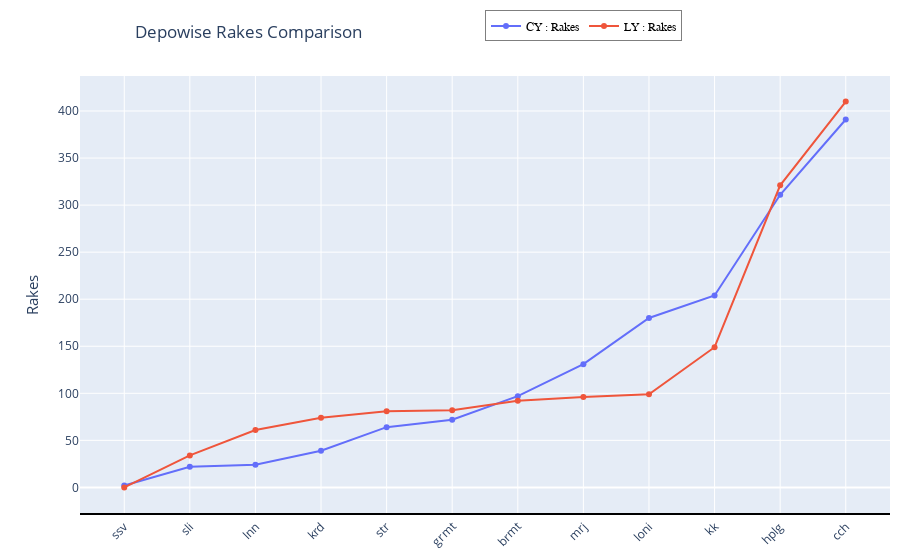

Notebook code cell kept with this figure:
### Code cell
current_year_depowise_yearly_df = class_object.current_year_depowise_df
previous_year_depowose_yearly_df = class_object.previous_year_depowise_df
def yearly_data_comparison_line_plot(feature, current_year_df, previous_year_df, target_df=None):
    current_year_df = current_year_df.sort_values(by=feature)
    previous_year_df = previous_year_df.sort_values(by=feature)
    
    fig = go.Figure()
    
    if feature == 'freight':
        unit = 'Crores'
    elif feature == 'weight':
        unit = 'Tonnes'
    else:
        unit = ' '
    # Add trend lines for each category
    fig.add_trace(
        go.Scatter(x=current_year_df['station_code'],
                y=current_year_df[feature],
                mode='lines+markers',
                showlegend=True,
                name=f'CY : {feature[0].upper()}{feature[1:]}',
                hovertemplate = f'Station: %{{x}}<br>Current Year {feature[0].upper()}{feature[1:]}: %{{y:.2f}} {unit}'
        )
    )
    fig.add_trace(
        go.Scatter(x=current_year_df['station_code'],
                y=previous_year_df[feature],
                mode='lines+markers',
                showlegend=True,
                name=f'LY : {feature[0].upper()}{feature[1:]}',
                hovertemplate = f'Station: %{{x}}<br>Last Year {feature[0].upper()}{feature[1:]}: %{{y:.2f}} {unit}'
        )
    )
    
    # Update figure layout
    fig.update_layout(
        xaxis_tickangle=-45,
        title=f'Depowise {feature[0].upper()}{feature[1:]} Comparison',
        title_x=0.15,# Center title
        yaxis_title=f'{feature[0].upper()}{feature[1:]} {unit}',
        margin=dict(t=10, b=10,r=10),  # Adjust top margin
        legend=dict(
            x=0.50,  # Change the x-coordinate of the legend
            y=1.15, # Change the y-coordinate of the legend
            traceorder='normal',  # Order of the legend items
            font=dict(
                family='sans-serif',
                size=12,
                color='black'
            ),
            bgcolor='rgba(255, 255, 255, 0.5)',  # Background color of the legend
            bordercolor='rgba(0, 0, 0, 0.5)',  # Border color of the legend
            borderwidth=1,  # Border width of the legend
            orientation='h',
        ),
        yaxis=dict(
        title_font=dict(size=15),  # Adjust font size of y-axis title
    ),
    )


    fig.update_xaxes(showline=True, linewidth=2, linecolor='black',)

    return fig.show()


yearly_data_comparison_line_plot('rakes', current_year_depowise_yearly_df , previous_year_depowose_yearly_df)

### Figure 1 — Plotly figure (JSON) as saved in the notebook; plotly's stock layout.template omitted (floating-point values rounded to 4 significant figures)
{"data": [{"hovertemplate": "Station: %{x}<br>Current Year Rakes: %{y:.2f}  ", "mode": "lines+markers", "name": "CY : Rakes", "showlegend": true, "type": "scatter", "x": ["ssv", "sli", "lnn", "krd", "str", "grmt", "brmt", "mrj", "loni", "kk", "hplg", "cch"], "y": [2, 22, 24, 39, 64, 72, 97, 131, 180, 204, 311, 391]}, {"hovertemplate": "Station: %{x}<br>Last Year Rakes: %{y:.2f}  ", "mode": "lines+markers", "name": "LY : Rakes", "showlegend": true, "type": "scatter", "x": ["ssv", "sli", "lnn", "krd", "str", "grmt", "brmt", "mrj", "loni", "kk", "hplg", "cch"], "y": [0, 34, 61, 74, 81, 82, 92, 96, 99, 149, 321, 410]}], "layout": {"legend": {"bgcolor": "rgba(255, 255, 255, 0.5)", "bordercolor": "rgba(0, 0, 0, 0.5)", "borderwidth": 1, "font": {"color": "black", "family": "sans-serif", "size": 12}, "orientation": "h", "traceorder": "normal", "x": 0.5, "y": 1.15}, "margin": {"b": 10, "r": 10, "t": 10}, "title": {"text": "Depowise Rakes Comparison", "x": 0.15}, "xaxis": {"linecolor": "black", "linewidth": 2, "showline": true, "tickangle": -45}, "yaxis": {"title": {"font": {"size": 15}, "text": "Rakes  "}}}}
